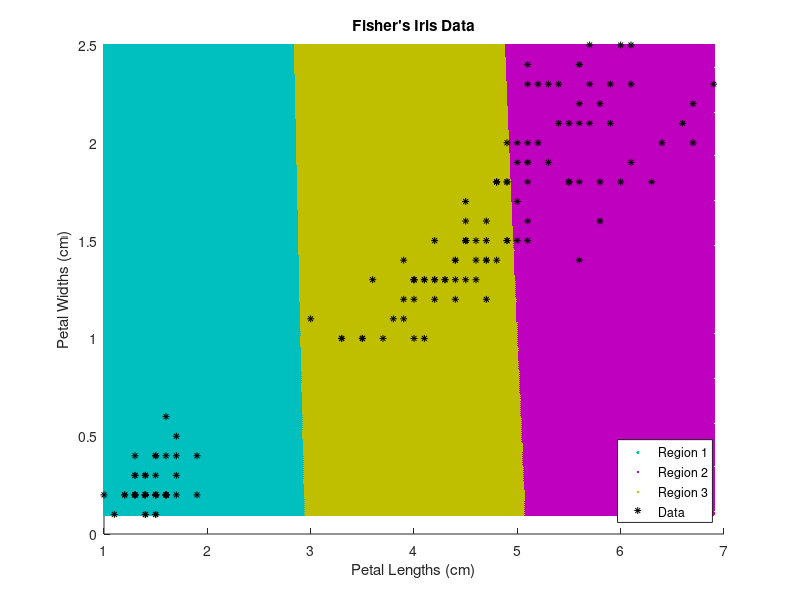

Recreate this plot in MATLAB.
function kmean()
clc;
clear all;
close all;
warning off;
load fisheriris
X = meas(:,3:4);
%%%%%%%%%%%%%%%%%%
rng(1);
[idx,C] = kmeans(X,3);
%%%%%%%%%%%%%%%%%%
x1 = min(X(:,1)):0.01:max(X(:,1));
x2 = min(X(:,2)):0.01:max(X(:,2));
[x1G,x2G] = meshgrid(x1,x2);
XGrid = [x1G(:),x2G(:)];
%%%%%%%%%%%%%%%%%%%
idx2Region = kmeans(XGrid,3,'MaxIter',1,'Start',C);

%%%%%%%%%%%%%%%%%%%
figure;
gscatter(XGrid(:,1),XGrid(:,2),idx2Region,...
    [0,0.75,0.75;0.75,0,0.75;0.75,0.75,0],'..');
hold on;
plot(X(:,1),X(:,2),'k*','MarkerSize',5);
title 'Fisher''s Iris Data';
xlabel 'Petal Lengths (cm)';
ylabel 'Petal Widths (cm)'; 
legend('Region 1','Region 2','Region 3','Data','Location','SouthEast');
hold off;
end